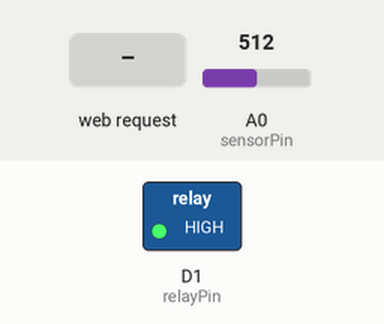
This sketch was run on a simulated ESP8266 (NodeMCU). Parts: switched loads named in the sketch (green lamp = pin HIGH). The inputs (shaded band) are chosen by the test bench; at power-on: A0 (sensorPin) = 512. WiFi joins after 1.5 s; servers stay silent unless stated; what the sketch prints to the serial monitor is not drawn.

Above: at 2.7 s.
2.8 s: HTTP request GET /relayON received
At 3.5 s:
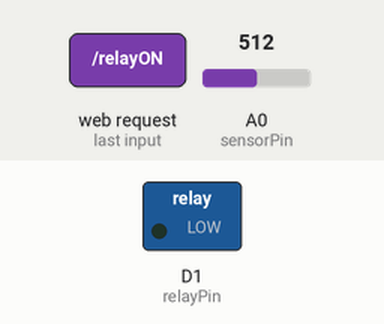
4.3 s: HTTP request GET /relayOFF received
At 4.6 s:
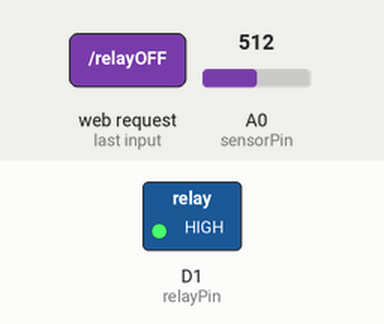
Timing chart, 0 to 7.3 s (numbered marks = the images above; inputs shaded):
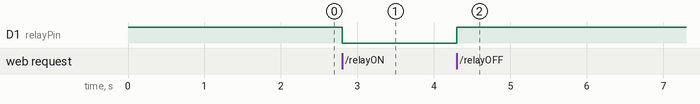

The sketch:

smart_home_system.ino
```cpp
#include <ESP8266WiFi.h>

const char* ssid = "YOUR_WIFI_NAME";
const char* password = "YOUR_WIFI_PASSWORD";

WiFiServer server(80);

// Relay pin
int relayPin = D1;

// ACS712 pin
int sensorPin = A0;

// Variables
float current = 0;
float power = 0;

void setup() {
  Serial.begin(115200);

  pinMode(relayPin, OUTPUT);
  digitalWrite(relayPin, HIGH);

  WiFi.begin(ssid, password);
  while (WiFi.status() != WL_CONNECTED) {
    delay(500);
  }

  server.begin();
  Serial.println(WiFi.localIP());
}

void loop() {

  int sensorValue = analogRead(sensorPin);
  float voltage = sensorValue * (3.3 / 1023.0);
  current = (voltage - 2.5) / 0.185;
  power = 230 * current;

  WiFiClient client = server.available();
  if (!client) return;

  String request = client.readStringUntil('\r');
  client.flush();

  if (request.indexOf("/relayON") != -1) {
    digitalWrite(relayPin, LOW);
  }

  if (request.indexOf("/relayOFF") != -1) {
    digitalWrite(relayPin, HIGH);
  }

  if (request.indexOf("/data") != -1) {
    client.println("HTTP/1.1 200 OK");
    client.println("Content-Type: application/json");
    client.println("");
    client.print("{\"current\":");
    client.print(current);
    client.print(",\"power\":");
    client.print(power);
    client.print("}");
    return;
  }

  client.println("HTTP/1.1 200 OK");
  client.println("Content-Type: text/html");
  client.println("");

  client.println("<h1>ESP8266 Smart System</h1>");
  client.println("<a href=\"/relayON\">ON</a><br>");
  client.println("<a href=\"/relayOFF\">OFF</a>");
}
```

Measured:
- after the input at 2.8 s, D1 (relayPin): HIGH → LOW at once
- after the input at 4.3 s, D1 (relayPin): LOW → HIGH at once
